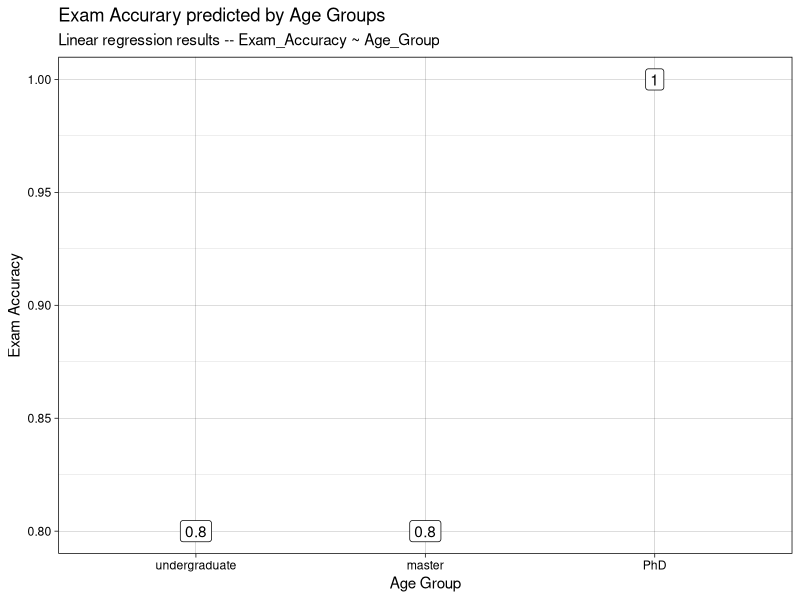
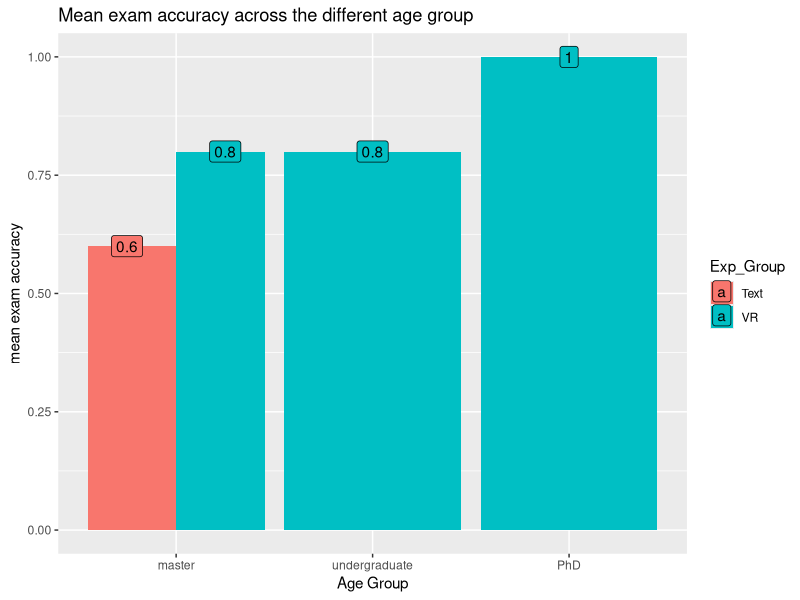
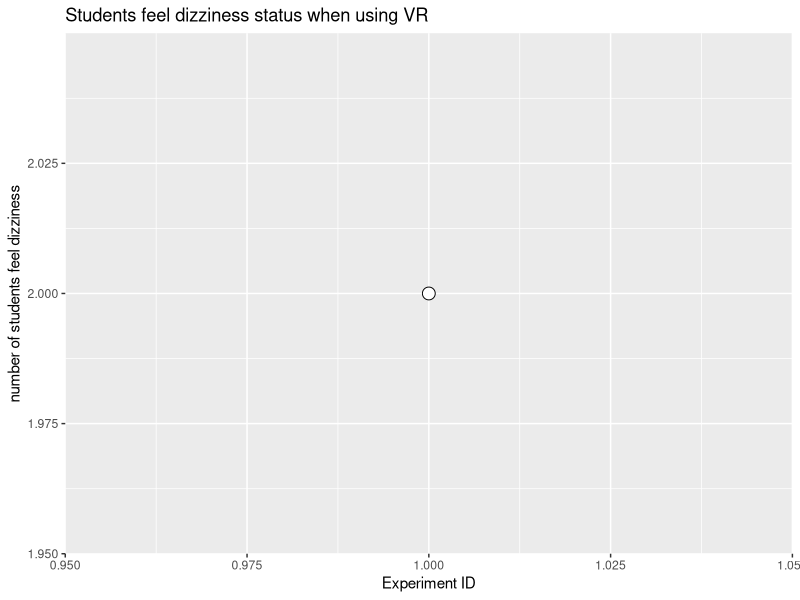
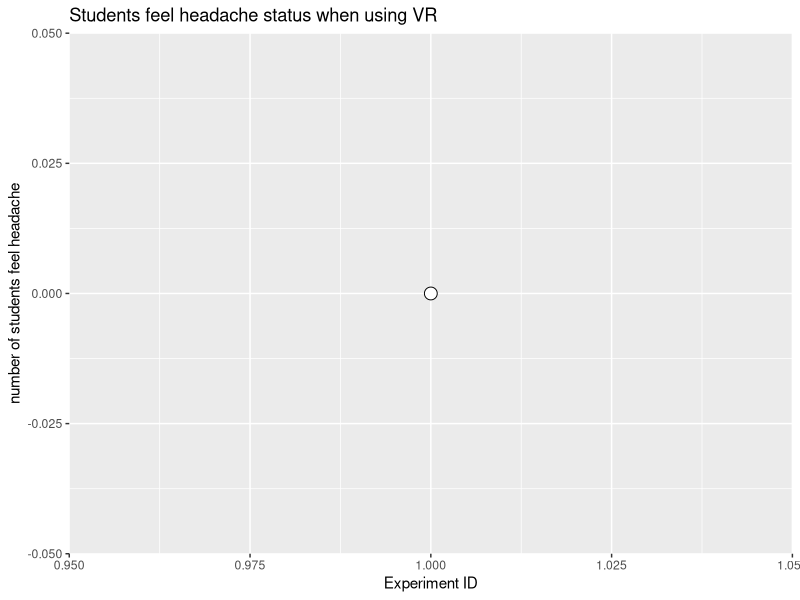
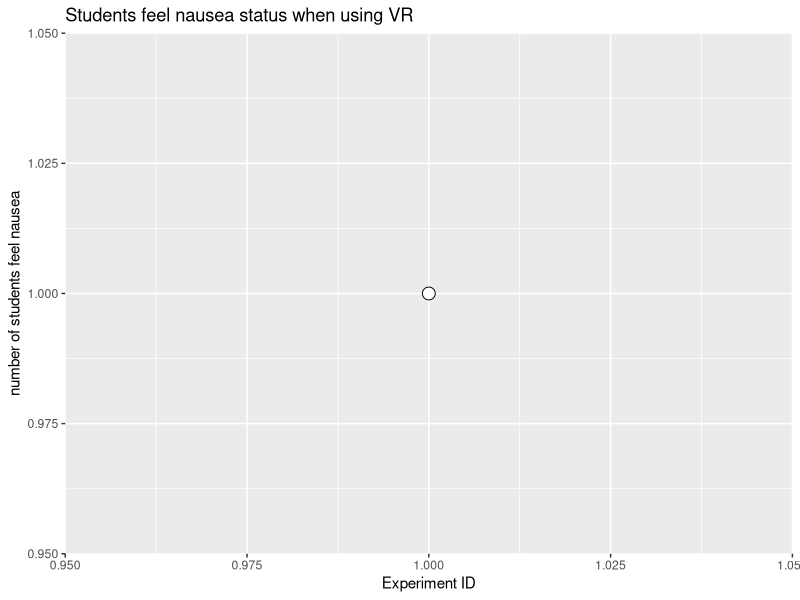
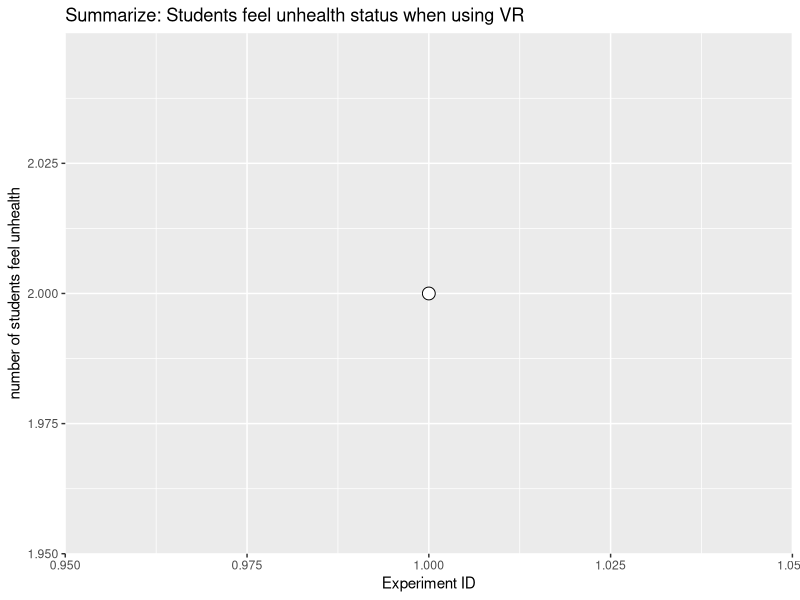

Recreate these plots in R, in order.
## ---- chunk 1
library(knitr)
library(effects)
library(tidyverse)
library(ggthemes)
library(ggplot2)
knitr::opts_chunk$set(echo = TRUE, message = FALSE, warning = FALSE)
## ---- chunk 2
# read the file in
data <- read_csv("data/VR_Data.csv")

# inspect the data
glimpse(data)
## ---- chunk 3
# Get VR expriment group data
vr_data <- data %>%
  filter(Exp_Group == "VR")

# Get text expriment group data
text_data <- data %>%
  filter(Exp_Group == "Text")

## ---- chunk 4
# create the linear regression model
model_vr_data <- lm(Exam_Accuracy ~ Age_Group,
                    data = vr_data)

# print the result
summary(model_vr_data)
## ---- chunk 5
library(effects)

effect("Age_Group", model_vr_data) %>%
  data.frame()
## ---- chunk 6
effect("Age_Group", model_vr_data) %>%
  data.frame() %>%
  ggplot(aes(x = reorder(Age_Group, fit),
             y = fit,
             ymin = lower,
             ymax = upper,
             label = round(fit, digits = 2))) +
  geom_errorbar(width = .5) +
  geom_label() +
  theme_linedraw() +
  labs(title = "Exam Accurary predicted by Age Groups",
       subtitle = "Linear regression results -- Exam_Accuracy ~ Age_Group",
       x = "Age Group",
       y = "Exam Accuracy")
## ---- chunk 7
# create a new data frame named "vr_score_data" with the summarization
# of the data
vr_score_data <- vr_data %>%
  group_by(Age_Group) %>%
  summarize(mean_accuracy = mean(`Exam_Accuracy`, na.rm = TRUE))
vr_score_data$Exp_Group = "VR"

# create a new data frame named "text_score_data" with the summarization
# of the data
text_score_data <- text_data %>%
  group_by(Age_Group) %>%
  summarize(mean_accuracy = mean(`Exam_Accuracy`, na.rm = TRUE))
text_score_data$Exp_Group = "Text"

# combine dataframe "vr_score_data" and "text_score_data"
score_data = rbind(vr_score_data, text_score_data)
 
## ---- chunk 8
score_data %>%
  ggplot(aes(x = reorder(Age_Group, mean_accuracy),
             y = mean_accuracy,
             fill = Exp_Group)) +
  geom_bar(stat = "identity",
           position = "dodge") +
  geom_label(aes(label = round(mean_accuracy, digits = 2)),
             position = position_dodge(width = 1)) +
  #theme_linedraw() +
  #scale_fill_colorblind() +
  labs(y = "mean exam accuracy",
       x = "Age Group") +
  labs(title = "Mean exam accuracy across the different age group")
## ---- chunk 9
# create a new data frame named "dizz_data" with the summarization
# of the data
dizz_data <- vr_data %>%
  group_by(Exp_ID) %>%
  summarize(num_dizz = sum(`Dizziness`== "yes", na.rm = TRUE))
## ---- chunk 10
ggplot(dizz_data, aes(x = Exp_ID,
                      y = num_dizz)) +
  geom_line() +
  geom_point(size = 4, shape = 21, fill = "white") +
  labs(x = "Experiment ID",
       y = "number of students feel dizziness") +
  labs(title = "Students feel dizziness status when using VR")
## ---- chunk 11
# create a new data frame named "headache_data" with the summarization
# of the data
headache_data <- vr_data %>%
  group_by(Exp_ID) %>%
  summarize(num_headache = sum(`Headache`== "yes", na.rm = TRUE))
## ---- chunk 12
ggplot(headache_data, aes(x = Exp_ID,
                          y = num_headache)) +
  geom_line() +
  geom_point(size = 4, shape = 21, fill = "white") +
  labs(x = "Experiment ID",
       y = "number of students feel headache") +
  labs(title = "Students feel headache status when using VR")
## ---- chunk 13
nausea_data <- vr_data %>%
  group_by(Exp_ID) %>%
  summarize(num_nausea = sum(`Nausea`== "yes", na.rm = TRUE))
## ---- chunk 14
ggplot(nausea_data, aes(x = Exp_ID,
                        y = num_nausea)) +
  geom_line() +
  geom_point(size = 4, shape = 21, fill = "white") +
  labs(x = "Experiment ID",
       y = "number of students feel nausea") +
  labs(title = "Students feel nausea status when using VR")
## ---- chunk 15
unhealth_data <- vr_data %>%
  group_by(Exp_ID) %>%
  summarize(num_unhealth = sum(`Dizziness` == "yes"|`Headache`== "yes"|`Nausea`== "yes", na.rm = TRUE ))

# draw summarize line plot
ggplot(unhealth_data, aes(x = Exp_ID,
                          y = num_unhealth)) +
  geom_line() +
  geom_point(size = 4, shape = 21, fill = "white") +
  labs(x = "Experiment ID",
       y = "number of students feel unhealth") +
  labs(title = "Summarize: Students feel unhealth status when using VR")
